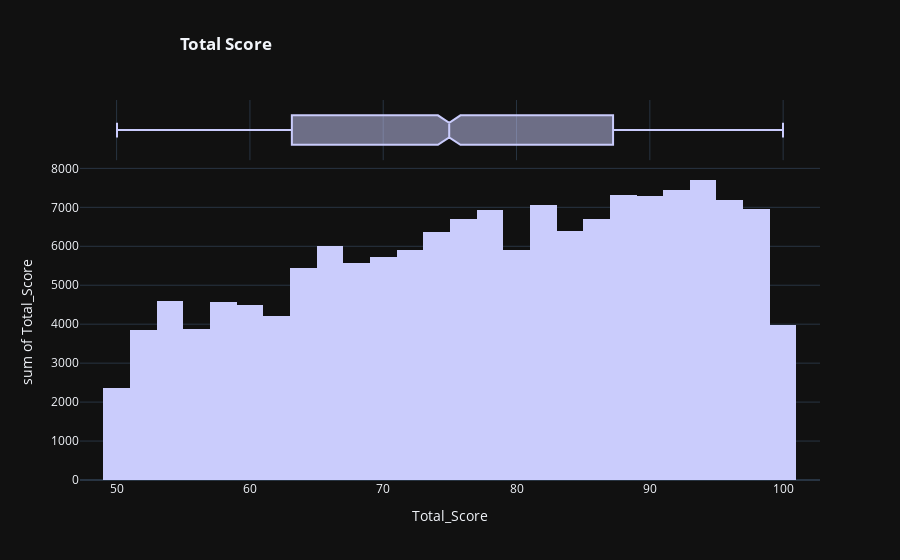

The notebook cell saved with this chart:
### Code cell
fig=px.histogram(grades.groupby('Total_Score', as_index=False).sum().sort_values(by='Total_Score', ascending=True), x='Total_Score', y='Total_Score', color_discrete_sequence=['#caccfc'], template='plotly_dark',marginal='box', title='<b>Total Score')

fig.update_layout(title_x=0.2)

### Figure 1 — Plotly figure (JSON) as saved in the notebook; plotly's stock layout.template omitted (floating-point values rounded to 4 significant figures; data arrays with more than 128 entries replaced by an {"elided": "..."} marker saying what was removed)
{"data": [{"bingroup": "x", "histfunc": "sum", "hovertemplate": "Total_Score=%{x}<br>sum of Total_Score=%{y}<extra></extra>", "legendgroup": "", "marker": {"color": "#caccfc", "pattern": {"shape": ""}}, "name": "", "orientation": "v", "showlegend": false, "type": "histogram", "x": {"elided": "2009 float values"}, "xaxis": "x", "y": {"elided": "2009 float values"}, "yaxis": "y"}, {"hovertemplate": "Total_Score=%{x}<extra></extra>", "legendgroup": "", "marker": {"color": "#caccfc"}, "name": "", "notched": true, "showlegend": false, "type": "box", "x": {"elided": "2009 float values"}, "xaxis": "x2", "yaxis": "y2"}], "layout": {"barmode": "relative", "legend": {"tracegroupgap": 0}, "title": {"text": "<b>Total Score", "x": 0.2}, "xaxis": {"anchor": "y", "domain": [0, 1], "title": {"text": "Total_Score"}}, "xaxis2": {"anchor": "y2", "domain": [0, 1], "matches": "x", "showgrid": true, "showticklabels": false}, "yaxis": {"anchor": "x", "domain": [0, 0.8316], "title": {"text": "sum of Total_Score"}}, "yaxis2": {"anchor": "x2", "domain": [0.8416, 1], "matches": "y2", "showgrid": false, "showline": false, "showticklabels": false, "ticks": ""}}}
